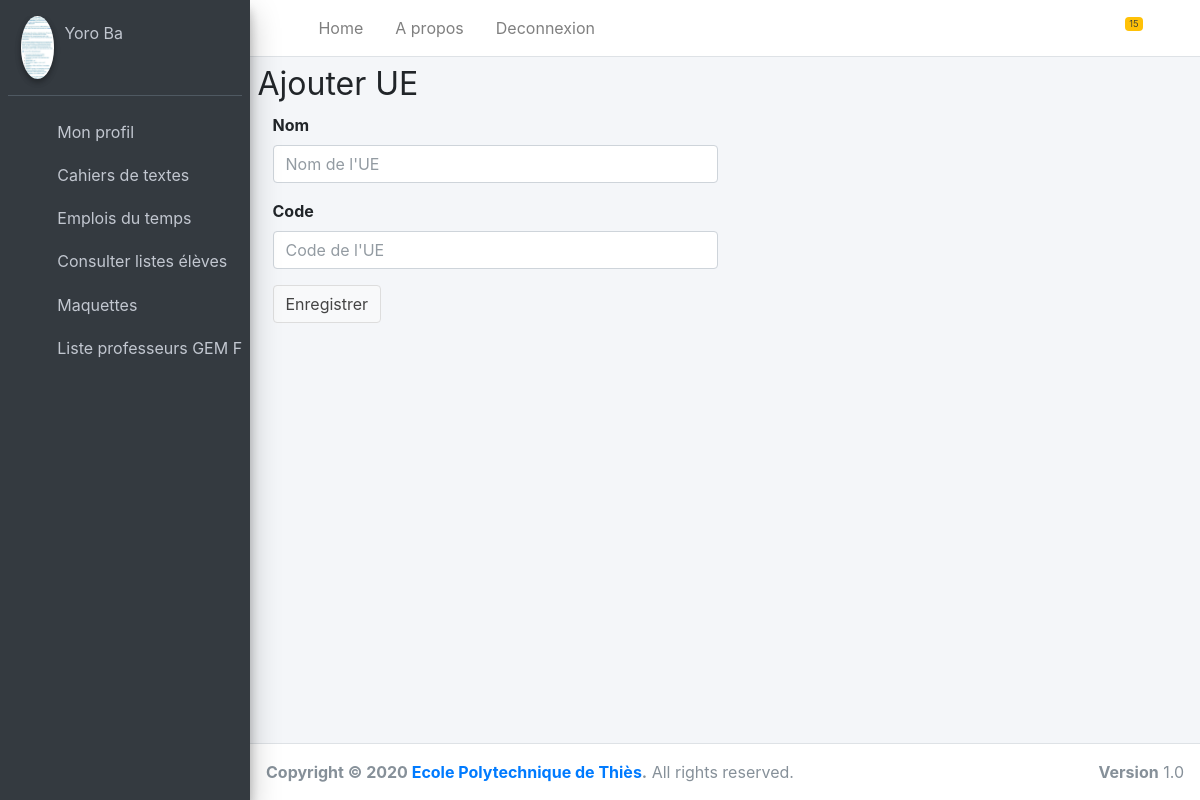
Screenshot of /authentification/addUE/2/2/ with the database file from the repository.
### authentification/models.py (models this page shows)
class Professeur(models.Model):
    prenom = models.CharField(max_length=40)
    nom = models.CharField(max_length=20)
    email = models.EmailField(unique=True, null=False)
    telephone = models.IntegerField()
    respClasse = models.CharField(default='Non', max_length=40)
    respDept = models.CharField(default='Non', max_length=40)
    genre = models.CharField(max_length=20, default='genre',null=True)
    profil = models.ImageField(upload_to="photos/",default='/media/photos/avatar1.png/')
    mot_de_passe = models.CharField(null=False, max_length=40)

class Departement(models.Model):
    nom_dept = models.CharField('nom_dept', max_length=30)
    systeme = models.CharField('nom_dept', max_length=30, default='semestriel')
    chef_dept = models.ForeignKey('Professeur',on_delete=models.CASCADE, default="1")

### authentification/views.py (the view)
# urls.py: path('addUE/<int:cleUser>/<int:cleClasse>/', views.AddUE, name='addUE'),
def AddUE (request,cleUser,cleClasse):
	classe = Classe.objects.all()
	dept = Departement.objects.all()
	prof = Professeur.objects.get(pk=cleUser)
	eleve = Eleve.objects.all()
	cl = Classe.objects.get(pk=cleClasse)
	ue = UE.objects.all()
	return render(request, 'registration/addUE.html', {'classe':classe,'cl':cl,'prof':prof,'dept':dept,'eleve':eleve, 'UE':ue})

### authentification/Templates/registration/addUE.html (shortened to what this page needs)
{% extends "registration/baseProf.html" %}
{% block content %}
<div class="content-wrapper">
    <div id="page-wrapper">
        <div class="container-fluid">
            <div class="row">
                <div class="col-lg-12">
                    <h1 class="page-header">
                      <small>Ajouter UE</small>
                    </h1>
                </div>
            </div>
         <div class="col-lg-12">
                  <div class="col-lg-6">
                    <form role="form" method="post" action="{% url 'saveUE' prof.pk cl.pk 0 %}">
                        <div class="form-group">
                          <label>Nom</label>
                          <input type="text" class="form-control" placeholder="Nom de l'UE" name="nom">
                        </div>
                        <div class="form-group">
                          <label>Code</label>
                          <input type="text" class="form-control" placeholder="Code de l'UE" name="codeUE">
                        </div>
                        <button type="submit" class="btn btn-default">Enregistrer</button>
                    </form>
                </div>
            </div>
        </div>
    </div>
</div>
{% endblock %}

### authentification/Templates/registration/baseProf.html (shortened to what this page needs)
{% load static %}
<!DOCTYPE html>
<html>
<head>
  <link rel="stylesheet" href="{% static "dashboard/plugins/fontawesome-free/css/all.min.css" %}">
  <link rel="stylesheet" href="{% static "dashboard/ionicons.min.css" %}">
  <link rel="stylesheet" href="{% static "dashboard/plugins/tempusdominus-bootstrap-4/css/tempusdominus-bootstrap-4.min.css" %}">
  <link rel="stylesheet" href="{% static "dashboard/plugins/icheck-bootstrap/icheck-bootstrap.min.css" %}">
  <link rel="stylesheet" href="{% static "dashboard/plugins/jqvmap/jqvmap.min.css" %}">
  <link rel="stylesheet" href="{% static "dashboard/dist/css/adminlte.min.css" %}">
  <link rel="stylesheet" href="{% static "dashboard/plugins/overlayScrollbars/css/OverlayScrollbars.min.css" %}">
  <link rel="stylesheet" href="{% static "dashboard/plugins/daterangepicker/daterangepicker.css" %}">
  <link rel="stylesheet" href="{% static "dashboard/plugins/summernote/summernote-bs4.css" %}">
  <link rel="stylesheet" href="{% static "dashboard/cameïrou.css" %}">
</head>
<body class="hold-transition sidebar-mini layout-fixed">
<div class="wrapper">
  {% block navbar %}
  <nav class="main-header navbar navbar-expand navbar-white navbar-light">
    <ul class="navbar-nav">
      <li class="nav-item">
        <a class="nav-link" data-widget="pushmenu" href="#"><i class="fas fa-bars"></i></a>
      </li>
      <li class="nav-item d-none d-sm-inline-block">
        <a href="registration/dashboardProfesseur.html" class="nav-link">Home</a>
      </li>
      <li class="nav-item d-none d-sm-inline-block">
        <a href="#" class="nav-link">A propos</a>
      </li>
      <li class="nav-item d-none d-sm-inline-block">
        <a href="{% url 'connexion' %}" class="nav-link">Deconnexion</a>
      </li>
    </ul>
    <ul class="navbar-nav ml-auto">
      <li class="nav-item dropdown">
        <a class="nav-link" data-toggle="dropdown" href="#">
          <span class="badge badge-warning navbar-badge">15</span>
        </a>
      </li>
      <li class="nav-item">
        <a class="nav-link" data-widget="control-sidebar" data-slide="true" href="#">
          <i class="fas fa-th-large"></i>
        </a>
      </li>
    </ul>
  </nav>
  {% endblock %}
  <aside class="main-sidebar sidebar-dark-primary elevation-4">
    <div class="sidebar">
      <div class="user-panel mt-3 pb-3 mb-3 d-flex">
        <div class="image">
          <img src="{{ prof.profil.url }}" class="img-circle elevation-2" alt="User Image">
        </div>
        <div class="info">
          <a href="{% url 'profilProf' prof.pk %}" class="d-block">{{prof.prenom}} {{prof.nom}}</a>
        </div>
      </div>
      <nav class="mt-2">
        <ul class="nav nav-pills nav-sidebar flex-column" data-widget="treeview" role="menu" data-accordion="false">
          <li class="nav-item has-treeview">
            <a href="{% url 'profilProf' prof.pk %}" class="nav-link">
              <i class="nav-icon far fa-image"></i>
              <p>
                Mon profil
              </p>
            </a>
          </li>
          <li class="nav-item">
            <a href="{% url 'CDT' 2 prof.pk %}" class="nav-link">
              <i class="nav-icon fas fa-book"></i>
              <p>
                Cahiers de textes
              </p>
            </a>
          </li>
          <li class="nav-item">
            <a href="{% url 'EDT' 2 prof.pk %}" class="nav-link">
              <i class="nav-icon fas fa-book"></i>
              <p>
                Emplois du temps
              </p>
            </a>
          </li>
          <li class="nav-item has-treeview">
            <a href="#" class="nav-link">
              <i class="nav-icon fas fa-book"></i>
              <p>
                Consulter listes élèves
              </p>
            </a>
          </li>
          <li class="nav-item has-treeview">
            <a href="{% url 'Maquette' 2 prof.pk %}" class="nav-link">
              <i class="nav-icon fas fa-book"></i>
              <p>
                Maquettes
              </p>
            </a>
          </li>
          {% for d in dept %}
            {% if prof.respDept == d.nom_dept %}
                <li class="nav-item has-treeview">
                  <a href="#" class="nav-link">
                    <i class="nav-icon fas fa-book"></i>
                    <p>
                      Liste professeurs {{d.nom_dept}}
                    </p>
                  </a>
                </li>
            {% endif %}
          {% endfor %}
        </ul>
      </nav>
    </div>
  </aside>
  {% block content %}{% endblock %}
  {% block footer %}
  <footer class="main-footer">
    <strong>Copyright &copy; 2020 <a href="http://ept.sn">Ecole Polytechnique de Thiès</a>.</strong>
    All rights reserved.
    <div class="float-right d-none d-sm-inline-block">
      <b>Version</b> 1.0
    </div>
  </footer>
  {% endblock %}
</div>
</body>
</html>

### rows the page displays
Professeur: profil (picture), prenom "Yoro", nom "Ba"
Departement: nom_dept "GEM…"
